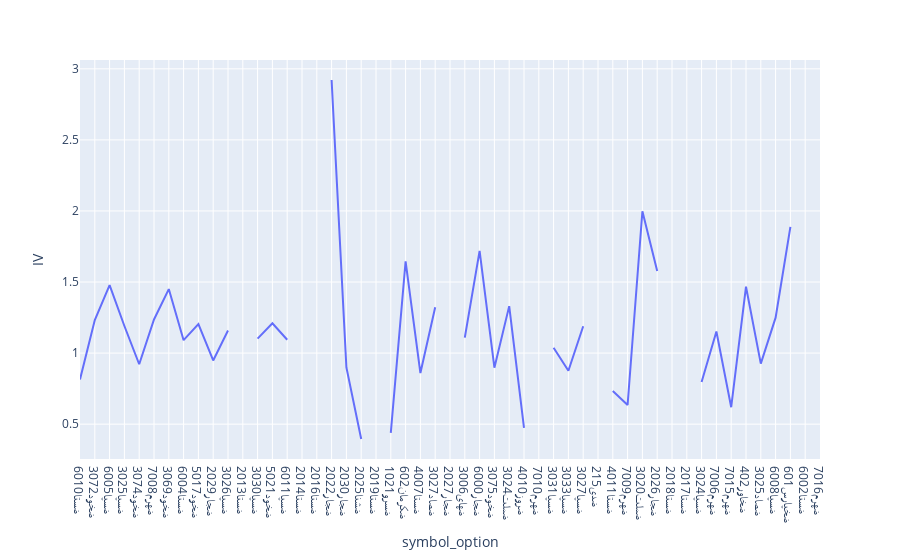

The notebook cell this image was saved under:
### Code cell
import plotly.express as px
options_selected = options_selected.reset_index(drop=True)
px.line(options_selected , x='symbol_option' , y='IV')

### Figure 1 — Plotly figure (JSON) as saved in the notebook; plotly's stock layout.template omitted (floating-point values rounded to 4 significant figures)
{"data": [{"hovertemplate": "symbol_option=%{x}<br>IV=%{y}<extra></extra>", "legendgroup": "", "line": {"color": "#636efa", "dash": "solid"}, "marker": {"symbol": "circle"}, "mode": "lines", "name": "", "orientation": "v", "showlegend": false, "type": "scatter", "x": ["ضستا6010", "ضخود3072", "ضسپا6005", "ضسپا3025", "ضخود3074", "ضهرم7008", "ضخود3069", "ضستا6004", "ضخود5017", "ضجار2029", "ضسپا3026", "ضستا2013", "ضسپا3030", "ضخود5021", "ضسپا6011", "ضستا2014", "ضستا2016", "ضجار2022", "ضجار2030", "ضشنا2025", "ضستا2019", "ضسرو1021", "ضکرمان602", "ضستا4007", "ضصاد3027", "ضجار2027", "ضهای3006", "ضجار6000", "ضخود3075", "ضملت3024", "ضروز4010", "ضهرم7010", "ضسپا3031", "ضسپا3033", "ضسپا3027", "ضدی215", "ضستا4011", "ضهرم7009", "ضملت3020", "ضجار2026", "ضستا2018", "ضستا2017", "ضسپا3024", "ضهرم7006", "ضهرم7015", "ضخاور402", "ضصاد3025", "ضسپا6008", "ضخپارس601", "ضستا6002", "ضهرم7016"], "xaxis": "x", "y": [0.8142, 1.232, 1.478, 1.19, 0.9215, 1.236, 1.45, 1.091, 1.204, 0.948, 1.159, null, 1.102, 1.21, 1.094, null, null, 2.922, 0.899, 0.3952, null, 0.4386, 1.646, 0.8596, 1.323, null, 1.109, 1.72, 0.8975, 1.331, 0.4742, null, 1.038, 0.8758, 1.189, null, 0.7339, 0.6347, 1.998, 1.578, null, null, 0.7969, 1.152, 0.6193, 1.467, 0.9259, 1.249, 1.888, null, 0.7119], "yaxis": "y"}], "layout": {"legend": {"tracegroupgap": 0}, "margin": {"t": 60}, "xaxis": {"anchor": "y", "domain": [0, 1], "title": {"text": "symbol_option"}}, "yaxis": {"anchor": "x", "domain": [0, 1], "title": {"text": "IV"}}}}
